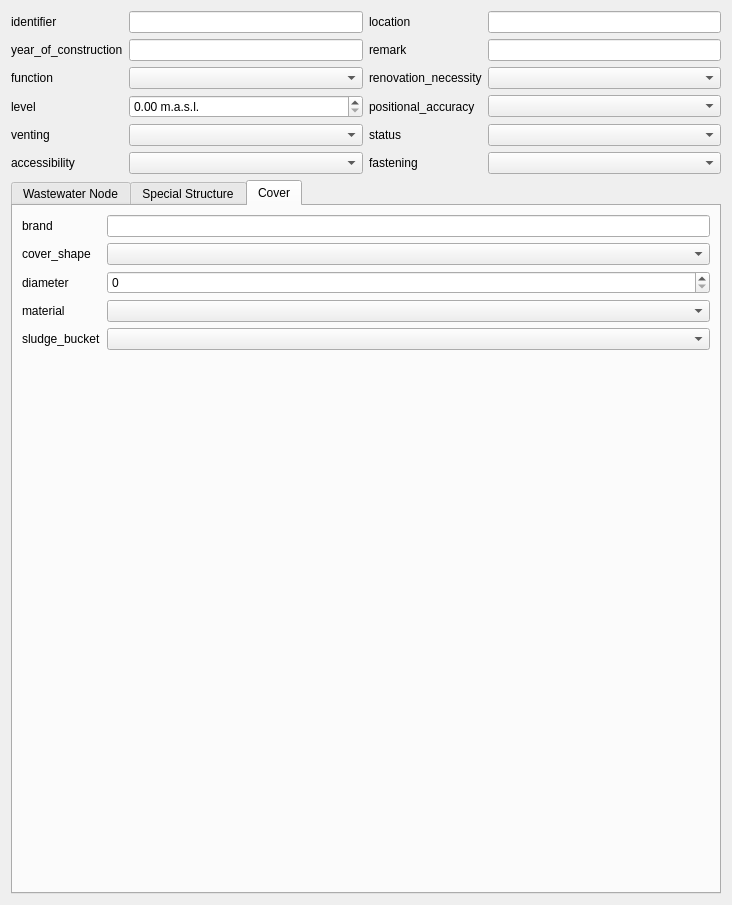
<?xml version="1.0" encoding="UTF-8"?>
<ui version="4.0">
 <class>Form</class>
 <widget class="QWidget" name="Form">
  <property name="geometry">
   <rect>
    <x>0</x>
    <y>0</y>
    <width>732</width>
    <height>905</height>
   </rect>
  </property>
  <property name="windowTitle">
   <string>Create new cover/manhole/wastewater node</string>
  </property>
  <layout class="QGridLayout" name="gridLayout">
   <item row="6" column="0">
    <widget class="QLabel" name="label_27">
     <property name="text">
      <string>level</string>
     </property>
     <property name="buddy">
      <cstring>level</cstring>
     </property>
    </widget>
   </item>
   <item row="12" column="0" colspan="4">
    <widget class="QWidget" name="widget" native="true">
     <layout class="QGridLayout" name="gridLayout_2">
      <property name="margin">
       <number>0</number>
      </property>
      <item row="0" column="0">
       <widget class="QTabWidget" name="tabWidget">
        <property name="currentIndex">
         <number>2</number>
        </property>
        <widget class="QWidget" name="tab">
         <attribute name="title">
          <string>Wastewater Node</string>
         </attribute>
         <layout class="QFormLayout" name="formLayout_2">
          <property name="fieldGrowthPolicy">
           <enum>QFormLayout::AllNonFixedFieldsGrow</enum>
          </property>
          <item row="1" column="0">
           <widget class="QLabel" name="label_34">
            <property name="text">
             <string>backflow_level</string>
            </property>
            <property name="buddy">
             <cstring>backflow_level</cstring>
            </property>
           </widget>
          </item>
          <item row="1" column="1">
           <widget class="QDoubleSpinBox" name="backflow_level">
            <property name="suffix">
             <string> m.a.s.l.</string>
            </property>
           </widget>
          </item>
          <item row="2" column="0">
           <widget class="QLabel" name="label_38">
            <property name="text">
             <string>bottom_level</string>
            </property>
            <property name="buddy">
             <cstring>bottom_level</cstring>
            </property>
           </widget>
          </item>
          <item row="2" column="1">
           <widget class="QDoubleSpinBox" name="bottom_level">
            <property name="suffix">
             <string> m.a.s.l.</string>
            </property>
           </widget>
          </item>
         </layout>
        </widget>
        <widget class="QWidget" name="tab_2">
         <attribute name="title">
          <string>Special Structure</string>
         </attribute>
         <layout class="QGridLayout" name="gridLayout_4">
          <item row="0" column="0">
           <widget class="QScrollArea" name="scrollArea">
            <property name="widgetResizable">
             <bool>true</bool>
            </property>
            <widget class="QWidget" name="scrollAreaWidgetContents">
             <property name="geometry">
              <rect>
               <x>0</x>
               <y>-100</y>
               <width>677</width>
               <height>708</height>
              </rect>
             </property>
             <layout class="QGridLayout" name="gridLayout_5">
              <item row="1" column="1">
               <widget class="QComboBox" name="bypass"/>
              </item>
              <item row="3" column="1">
               <widget class="QLineEdit" name="dataowner"/>
              </item>
              <item row="1" column="0">
               <widget class="QLabel" name="label_22">
                <property name="text">
                 <string>bypass</string>
                </property>
               </widget>
              </item>
              <item row="16" column="1">
               <widget class="QSpinBox" name="rv_base_year"/>
              </item>
              <item row="15" column="1">
               <widget class="QDoubleSpinBox" name="replacement_value"/>
              </item>
              <item row="25" column="0">
               <widget class="QLabel" name="label_25">
                <property name="text">
                 <string>stormwater_tank_arrangement</string>
                </property>
               </widget>
              </item>
              <item row="16" column="0">
               <widget class="QLabel" name="label_11">
                <property name="text">
                 <string>replacement_value_base_year</string>
                </property>
               </widget>
              </item>
              <item row="17" column="0">
               <widget class="QLabel" name="label_10">
                <property name="text">
                 <string>replacement_value_construction_type</string>
                </property>
               </widget>
              </item>
              <item row="20" column="0">
               <widget class="QLabel" name="label_18">
                <property name="text">
                 <string>structure_condition</string>
                </property>
                <property name="buddy">
                 <cstring>structure_condition</cstring>
                </property>
               </widget>
              </item>
              <item row="20" column="1">
               <widget class="QComboBox" name="structure_condition"/>
              </item>
              <item row="11" column="0">
               <widget class="QLabel" name="label_21">
                <property name="text">
                 <string>provider</string>
                </property>
                <property name="buddy">
                 <cstring>provider</cstring>
                </property>
               </widget>
              </item>
              <item row="2" column="0">
               <widget class="QLabel" name="label_4">
                <property name="text">
                 <string>contract_section</string>
                </property>
                <property name="buddy">
                 <cstring>contract_section</cstring>
                </property>
               </widget>
              </item>
              <item row="2" column="1">
               <widget class="QLineEdit" name="contract_section"/>
              </item>
              <item row="7" column="0">
               <widget class="QLabel" name="label_6">
                <property name="text">
                 <string>financing</string>
                </property>
                <property name="buddy">
                 <cstring>financing</cstring>
                </property>
               </widget>
              </item>
              <item row="7" column="1">
               <widget class="QLineEdit" name="financing"/>
              </item>
              <item row="4" column="0">
               <widget class="QLabel" name="label_5">
                <property name="text">
                 <string>depth</string>
                </property>
               </widget>
              </item>
              <item row="15" column="0">
               <widget class="QLabel" name="label_12">
                <property name="text">
                 <string>replacement_value</string>
                </property>
               </widget>
              </item>
              <item row="11" column="1">
               <widget class="QLineEdit" name="provider"/>
              </item>
              <item row="4" column="1">
               <widget class="QSpinBox" name="depth"/>
              </item>
              <item row="27" column="0">
               <widget class="QLabel" name="label_26">
                <property name="text">
                 <string>upper_elevation</string>
                </property>
               </widget>
              </item>
              <item row="25" column="1">
               <widget class="QComboBox" name="stormwater_tank_arrangement"/>
              </item>
              <item row="27" column="1">
               <widget class="QDoubleSpinBox" name="upper_elevation"/>
              </item>
              <item row="17" column="1">
               <widget class="QComboBox" name="rv_construction_type"/>
              </item>
              <item row="9" column="0">
               <widget class="QLabel" name="label_8">
                <property name="text">
                 <string>inspection_interval</string>
                </property>
                <property name="buddy">
                 <cstring>inspection_interval</cstring>
                </property>
               </widget>
              </item>
              <item row="26" column="0">
               <widget class="QLabel" name="label_17">
                <property name="text">
                 <string>subsidies</string>
                </property>
               </widget>
              </item>
              <item row="9" column="1">
               <widget class="QLineEdit" name="inspection_interval"/>
              </item>
              <item row="6" column="1">
               <widget class="QComboBox" name="emergency_spillway"/>
              </item>
              <item row="3" column="0">
               <widget class="QLabel" name="label_20">
                <property name="text">
                 <string>dataowner</string>
                </property>
                <property name="buddy">
                 <cstring>dataowner</cstring>
                </property>
               </widget>
              </item>
              <item row="26" column="1">
               <widget class="QDoubleSpinBox" name="subsidies"/>
              </item>
              <item row="28" column="1">
               <widget class="QLineEdit" name="year_of_replacement"/>
              </item>
              <item row="6" column="0">
               <widget class="QLabel" name="label_23">
                <property name="text">
                 <string>emergency_spillway</string>
                </property>
               </widget>
              </item>
              <item row="8" column="1">
               <widget class="QLineEdit" name="gross_costs"/>
              </item>
              <item row="8" column="0">
               <widget class="QLabel" name="label_7">
                <property name="text">
                 <string>gross_costs</string>
                </property>
                <property name="buddy">
                 <cstring>gross_costs</cstring>
                </property>
               </widget>
              </item>
              <item row="28" column="0">
               <widget class="QLabel" name="label_15">
                <property name="text">
                 <string>year_of_replacement</string>
                </property>
                <property name="buddy">
                 <cstring>year_of_replacement</cstring>
                </property>
               </widget>
              </item>
              <item row="10" column="0">
               <widget class="QLabel" name="label_19">
                <property name="text">
                 <string>owner</string>
                </property>
               </widget>
              </item>
              <item row="10" column="1">
               <widget class="QgsRelationReferenceWidget" name="fk_owner"/>
              </item>
             </layout>
            </widget>
           </widget>
          </item>
         </layout>
        </widget>
        <widget class="QWidget" name="tab_3">
         <attribute name="title">
          <string>Cover</string>
         </attribute>
         <layout class="QFormLayout" name="formLayout">
          <property name="fieldGrowthPolicy">
           <enum>QFormLayout::AllNonFixedFieldsGrow</enum>
          </property>
          <item row="0" column="0">
           <widget class="QLabel" name="label_32">
            <property name="text">
             <string>brand</string>
            </property>
            <property name="buddy">
             <cstring>brand</cstring>
            </property>
           </widget>
          </item>
          <item row="0" column="1">
           <widget class="QLineEdit" name="brand"/>
          </item>
          <item row="1" column="0">
           <widget class="QLabel" name="lblCoverShape">
            <property name="text">
             <string>cover_shape</string>
            </property>
            <property name="buddy">
             <cstring>cover_shape</cstring>
            </property>
           </widget>
          </item>
          <item row="1" column="1">
           <widget class="QComboBox" name="cover_shape"/>
          </item>
          <item row="2" column="0">
           <widget class="QLabel" name="label_29">
            <property name="text">
             <string>diameter</string>
            </property>
           </widget>
          </item>
          <item row="4" column="0">
           <widget class="QLabel" name="label_33">
            <property name="text">
             <string>material</string>
            </property>
            <property name="buddy">
             <cstring>cover_material</cstring>
            </property>
           </widget>
          </item>
          <item row="4" column="1">
           <widget class="QComboBox" name="cover_material"/>
          </item>
          <item row="5" column="0">
           <widget class="QLabel" name="label_31">
            <property name="text">
             <string>sludge_bucket</string>
            </property>
            <property name="buddy">
             <cstring>sludge_bucket</cstring>
            </property>
           </widget>
          </item>
          <item row="5" column="1">
           <widget class="QComboBox" name="sludge_bucket"/>
          </item>
          <item row="2" column="1">
           <widget class="QSpinBox" name="diameter"/>
          </item>
         </layout>
        </widget>
       </widget>
      </item>
     </layout>
    </widget>
   </item>
   <item row="4" column="1">
    <widget class="QComboBox" name="function"/>
   </item>
   <item row="8" column="2">
    <widget class="QLabel" name="label_9">
     <property name="text">
      <string>status</string>
     </property>
    </widget>
   </item>
   <item row="6" column="3">
    <widget class="QComboBox" name="positional_accuracy"/>
   </item>
   <item row="2" column="0">
    <widget class="QLabel" name="label_16">
     <property name="text">
      <string>year_of_construction</string>
     </property>
     <property name="buddy">
      <cstring>year_of_construction</cstring>
     </property>
    </widget>
   </item>
   <item row="0" column="3">
    <widget class="QLineEdit" name="location_name"/>
   </item>
   <item row="4" column="0">
    <widget class="QLabel" name="label_24">
     <property name="text">
      <string>function</string>
     </property>
     <property name="buddy">
      <cstring>function</cstring>
     </property>
    </widget>
   </item>
   <item row="2" column="1">
    <widget class="QLineEdit" name="year_of_construction"/>
   </item>
   <item row="6" column="1">
    <widget class="QDoubleSpinBox" name="level">
     <property name="suffix">
      <string> m.a.s.l.</string>
     </property>
    </widget>
   </item>
   <item row="0" column="2">
    <widget class="QLabel" name="label_2">
     <property name="text">
      <string>location</string>
     </property>
     <property name="buddy">
      <cstring>location_name</cstring>
     </property>
    </widget>
   </item>
   <item row="0" column="1">
    <widget class="QLineEdit" name="identifier"/>
   </item>
   <item row="0" column="0">
    <widget class="QLabel" name="label">
     <property name="text">
      <string>identifier</string>
     </property>
     <property name="buddy">
      <cstring>identifier</cstring>
     </property>
    </widget>
   </item>
   <item row="6" column="2">
    <widget class="QLabel" name="label_28">
     <property name="text">
      <string>positional_accuracy</string>
     </property>
     <property name="buddy">
      <cstring>positional_accuracy</cstring>
     </property>
    </widget>
   </item>
   <item row="2" column="3">
    <widget class="QLineEdit" name="remark"/>
   </item>
   <item row="4" column="2">
    <widget class="QLabel" name="label_13">
     <property name="text">
      <string>renovation_necessity</string>
     </property>
    </widget>
   </item>
   <item row="2" column="2">
    <widget class="QLabel" name="label_14">
     <property name="text">
      <string>remark</string>
     </property>
     <property name="buddy">
      <cstring>remark</cstring>
     </property>
    </widget>
   </item>
   <item row="10" column="3">
    <widget class="QComboBox" name="fastening"/>
   </item>
   <item row="10" column="2">
    <widget class="QLabel" name="label_30">
     <property name="text">
      <string>fastening</string>
     </property>
     <property name="buddy">
      <cstring>fastening</cstring>
     </property>
    </widget>
   </item>
   <item row="4" column="3">
    <widget class="QComboBox" name="renovation_necessity"/>
   </item>
   <item row="8" column="3">
    <widget class="QComboBox" name="status"/>
   </item>
   <item row="8" column="0">
    <widget class="QLabel" name="label_35">
     <property name="text">
      <string>venting</string>
     </property>
     <property name="buddy">
      <cstring>venting</cstring>
     </property>
    </widget>
   </item>
   <item row="8" column="1">
    <widget class="QComboBox" name="venting"/>
   </item>
   <item row="10" column="0">
    <widget class="QLabel" name="label_3">
     <property name="text">
      <string>accessibility</string>
     </property>
     <property name="buddy">
      <cstring>accessibility</cstring>
     </property>
    </widget>
   </item>
   <item row="10" column="1">
    <widget class="QComboBox" name="accessibility"/>
   </item>
  </layout>
 </widget>
 <customwidgets>
  <customwidget>
   <class>QgsRelationReferenceWidget</class>
   <extends>QWidget</extends>
   <header>qgsrelationreferencewidget.h</header>
  </customwidget>
 </customwidgets>
 <tabstops>
  <tabstop>identifier</tabstop>
  <tabstop>location_name</tabstop>
  <tabstop>year_of_construction</tabstop>
  <tabstop>remark</tabstop>
  <tabstop>function</tabstop>
  <tabstop>renovation_necessity</tabstop>
  <tabstop>level</tabstop>
  <tabstop>positional_accuracy</tabstop>
  <tabstop>venting</tabstop>
  <tabstop>status</tabstop>
  <tabstop>accessibility</tabstop>
  <tabstop>fastening</tabstop>
  <tabstop>backflow_level</tabstop>
  <tabstop>bottom_level</tabstop>
  <tabstop>bypass</tabstop>
  <tabstop>contract_section</tabstop>
  <tabstop>dataowner</tabstop>
  <tabstop>depth</tabstop>
  <tabstop>emergency_spillway</tabstop>
  <tabstop>financing</tabstop>
  <tabstop>gross_costs</tabstop>
  <tabstop>inspection_interval</tabstop>
  <tabstop>provider</tabstop>
  <tabstop>replacement_value</tabstop>
  <tabstop>rv_base_year</tabstop>
  <tabstop>rv_construction_type</tabstop>
  <tabstop>structure_condition</tabstop>
  <tabstop>stormwater_tank_arrangement</tabstop>
  <tabstop>subsidies</tabstop>
  <tabstop>upper_elevation</tabstop>
  <tabstop>year_of_replacement</tabstop>
  <tabstop>brand</tabstop>
  <tabstop>cover_shape</tabstop>
  <tabstop>diameter</tabstop>
  <tabstop>cover_material</tabstop>
  <tabstop>sludge_bucket</tabstop>
  <tabstop>tabWidget</tabstop>
  <tabstop>scrollArea</tabstop>
 </tabstops>
 <resources/>
 <connections/>
</ui>
